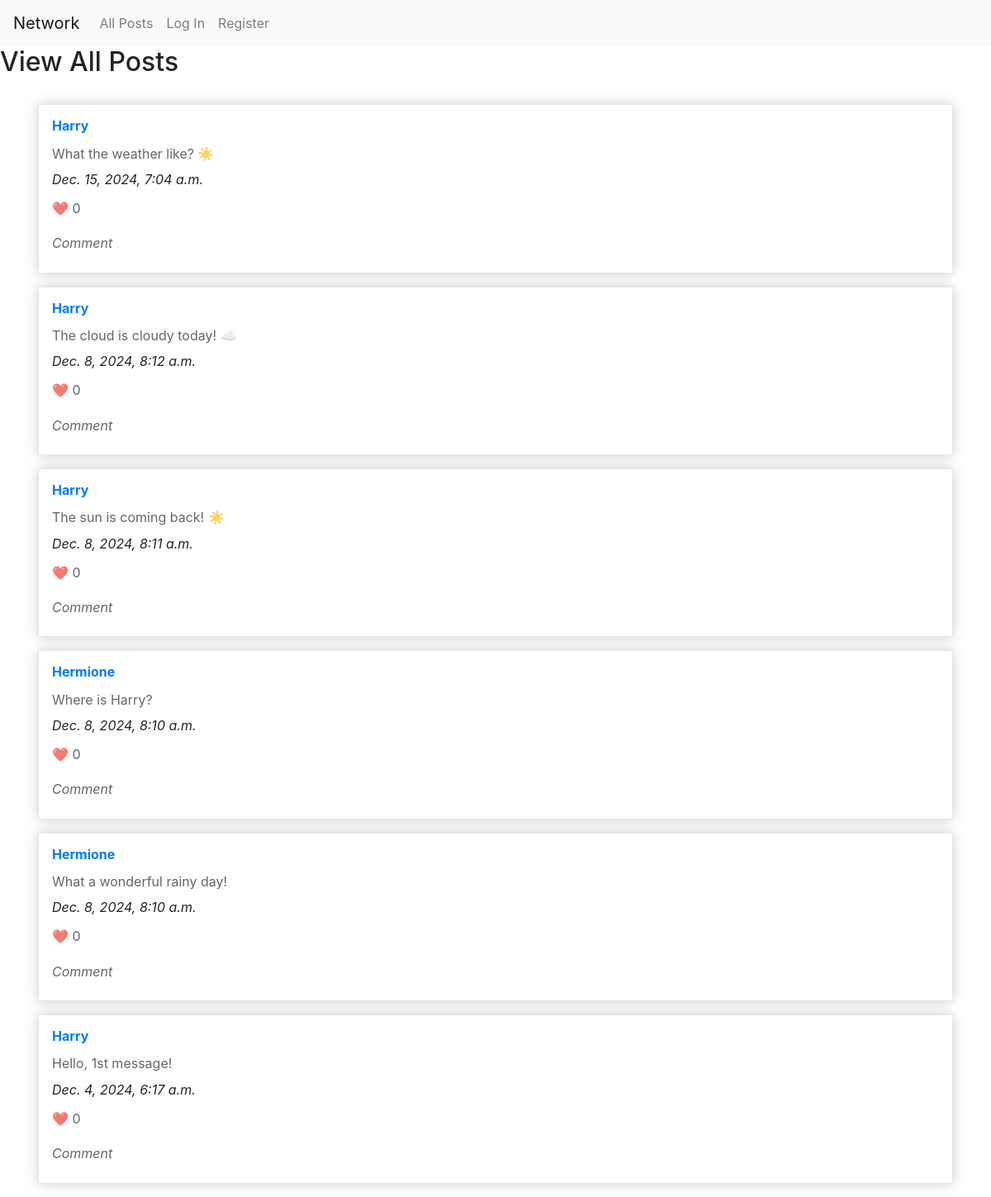
The page / on the database its author committed.
### network/models.py (models this page shows)
class Post(models.Model):
    user = models.ForeignKey("User", on_delete=models.CASCADE, related_name="posts")
    content = models.TextField()
    date = models.DateTimeField(auto_now_add=True)
    likes = models.ManyToManyField("User", related_name="liked_posts", blank=True)

class User(AbstractUser):
    pass

### network/views.py (the view)
# urls.py: path("", views.index, name="index"),
def index(request):
    posts = Post.objects.all().filter().order_by("-date")
    return render(request, "network/index.html", {
        "posts": posts
    })

### network/templates/network/index.html
{% extends "network/layout.html" %}
{% load static %}
{% block body %}
  <h2>View All Posts</h2>
  <div class="container">
      {% for post in posts %}
        <div class="card-post">
          <h3><a href="{% url 'profile' post.user %}">{{post.user}}</a></h3>
          <p>
            {{ post.content }}
          </p>
          <i>{{post.date}}</i>
          <p>❤️ 0</p>
          <p><i>Comment</i></p>
        </div>
      {% endfor %}
    </div>
  </div>
{% endblock %}

### network/templates/network/layout.html (shortened to what this page needs)
{% load static %}
<!DOCTYPE html>
<html lang="en">
    <head>
        <link rel="stylesheet" href="https://stackpath.bootstrapcdn.com/bootstrap/4.4.1/css/bootstrap.min.css">
        <link href="{% static 'network/styles.css' %}" rel="stylesheet">
    </head>
    <body>
        <nav class="navbar navbar-expand-lg navbar-light bg-light">
            <a class="navbar-brand" href="{% url 'index' %}">Network</a>
            <div>
              <ul class="navbar-nav mr-auto">
                <li class="nav-item">
                  <a class="nav-link" href="{% url 'index' %}">All Posts</a>
                </li>
                {% if user.is_authenticated %}
                    <li class="nav-item">
                      <a class="nav-link" href="{% url 'new_post' %}">New Post</a>
                    </li>
                    <li class="nav-item">
                        <a class="nav-link" href="#">Following</a>
                    </li>
                    <li class="nav-item">
                        <a class="nav-link" href="{% url 'logout' %}">Log Out</a>
                    </li>
                {% else %}
                    <li class="nav-item">
                        <a class="nav-link" href="{% url 'login' %}">Log In</a>
                    </li>
                    <li class="nav-item">
                        <a class="nav-link" href="{% url 'register' %}">Register</a>
                    </li>
                {% endif %}
              </ul>
            </div>
          </nav>
        <div class="body">
            {% block body %}
            {% endblock %}
    </body>
</html>

### network/static/network/styles.css (style rules this page uses)
.container { max-width: auto; margin-top: 32px; padding: 0 16px; }
.card-post { margin-bottom: 16px; padding: 1em; overflow: hidden; height: auto; background: white; border: solid 1px #e6e6e6; box-shadow: 0 0 15px rgba(0,0,0,0.2); display: flex; flex-direction: column; }
.card-post h3 { font-size: 16px; font-weight: bold; margin: 0; }
.card-post p { font-size: 16px; line-height: 1.4; opacity: .7; margin-bottom: 8px; margin-top: 12px; }

### rows shown on the page
Post: user "Harry", content "What the weather like? ☀️", date "Dec. 15, 2024, 7:04 a.m."
Post: user "Harry", content "The cloud is cloudy today! ☁️", date "Dec. 8, 2024, 8:12 a.m."
Post: user "Harry", content "The sun is coming back! ☀️", date "Dec. 8, 2024, 8:11 a.m."
Post: user "Hermione", content "Where is Harry?", date "Dec. 8, 2024, 8:10 a.m."
Post: user "Hermione", content "What a wonderful rainy day!", date "Dec. 8, 2024, 8:10 a.m."
Post: user "Harry", content "Hello, 1st message!", date "Dec. 4, 2024, 6:17 a.m."
